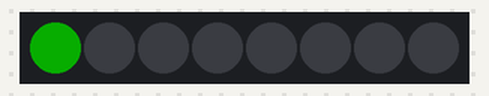
Bench run of a sketch on a simulated Arduino Mega 2560, built with avr-gcc and run on an emulated ATmega2560. On the bench: 8 RGB LEDs in strip order, left to right. Dim RGB values are drawn brighter than linear; the strip is taken to match the declared colour order.

Above: at 0.05 s.
At 0.45 s:
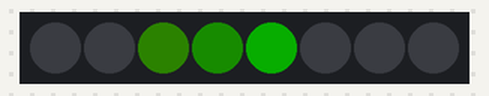
At 0.85 s:
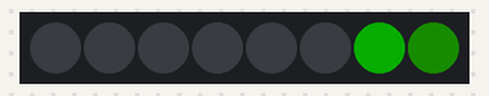
At 1.76 s:
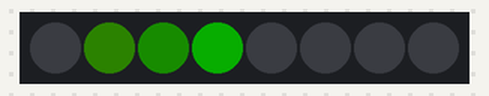
Timing chart, 0 to 40.0 s (numbered marks = the images above):
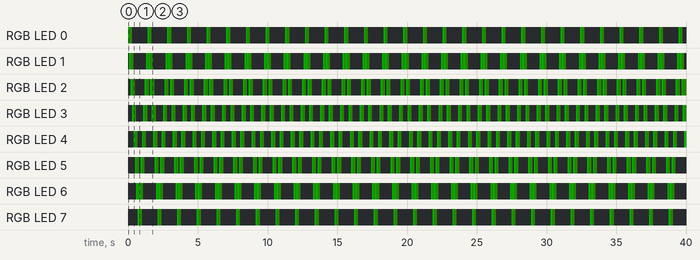

Measured:
- by itself, RGB LED 0, RGB LED 7: repeats every 1.4 s: RGB(2, 12, 0) 0.10 s, RGB(2, 6, 0) 0.10 s, off 1.1 s, RGB(2, 50, 0) 0.10 s
- by itself, RGB LED 1: repeats every 1.4 s: RGB(2, 12, 0) 0.10 s, RGB(2, 6, 0) 0.10 s, off 0.91 s, RGB(2, 50, 0) 0.10 s, RGB(2, 12, 0) 0.10 s, RGB(2, 50, 0) 0.10 s
- by itself, RGB LED 6: repeats every 1.4 s: RGB(2, 12, 0) 0.10 s, RGB(2, 50, 0) 0.10 s, RGB(2, 12, 0) 0.10 s, RGB(2, 6, 0) 0.10 s, off 0.91 s, RGB(2, 50, 0) 0.10 s

The sketch:

green_larson_scanner_neopixel.ino
```cpp
#include <Adafruit_NeoPixel.h>

#define N_LEDS 8
#define PIN     30

//GREEN
#define COLOR1 0x0F1F00
#define COLOR2 0x0F3F00
#define COLOR3 0x0FFF00

/*
//PURPLE
#define COLOR1 0x1F001F
#define COLOR2 0x3F003F
#define COLOR3 0xFF00FF
*/

Adafruit_NeoPixel strip = Adafruit_NeoPixel(N_LEDS, PIN, NEO_RGB + NEO_KHZ800);

void setup() {
  strip.begin();
  strip.setBrightness(50);
}

int pos = 0, dir = 1; // Position, direction of "eye"

void loop() {
  int j;

  if (dir == 1 ) {
  strip.setPixelColor(pos - 2, COLOR1); // Dark red
  strip.setPixelColor(pos - 1, COLOR2); // Medium red
  strip.setPixelColor(pos    , COLOR3); // Center pixel is brightest
    }

  strip.show();
  delay(100);

  // Rather than being sneaky and erasing just the tail pixel,
  // it's easier to erase it all and draw a new one next time.
  for(j=-2; j<= 2; j++) strip.setPixelColor(pos+j, 0);

  // Bounce off ends of strip
  pos += dir;
  if(pos < 0) {
    pos = 1;
    dir = -dir;
  } else if(pos >= strip.numPixels()) {
    pos = strip.numPixels() - 2;
    dir = -dir;
  }

  if (dir < 0) {
  strip.setPixelColor(pos    , COLOR3);
  strip.setPixelColor(pos + 1, COLOR2);
  strip.setPixelColor(pos + 2, COLOR1);
  }
}
```
